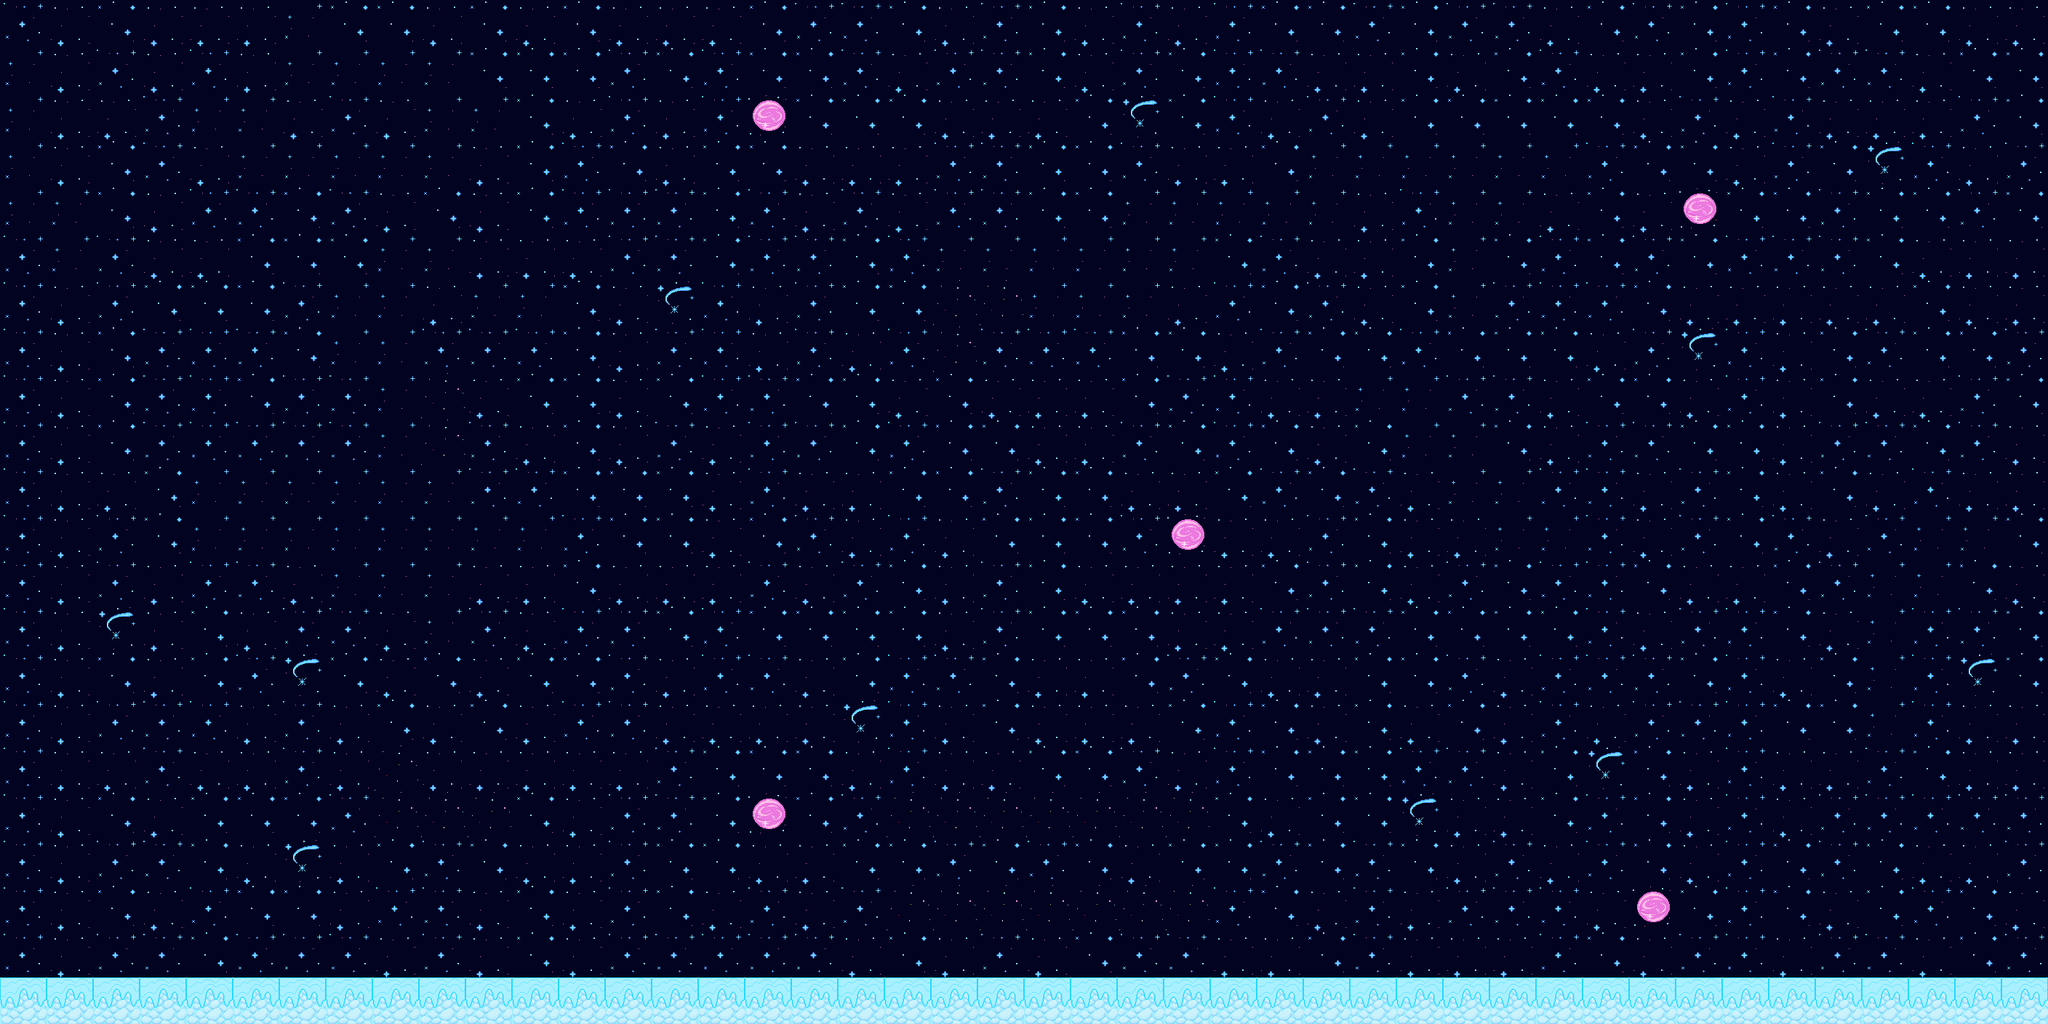

This game map was drawn from its Tiled (.tmx) file and the tilesets committed beside it. A one-line description and the trimmed map source follow:
An orthogonal 44x22 tile map with 64x64 px tiles, 2 tile layers (Background, Ground), 2 tilesets and 33 objects.

<map version="1.8" tiledversion="1.8.4" orientation="orthogonal" renderorder="right-down" width="44" height="22" tilewidth="64" tileheight="64" infinite="0" nextlayerid="7" nextobjectid="161">
 <editorsettings>
  <export target="level13.json" format="json" />
 </editorsettings>
 <properties>
  <property name="name" value="Act 13: Horton and Newton Revengeance" />
 </properties>
 <tileset firstgid="1" name="ground_tileset" tilewidth="64" tileheight="64" tilecount="50" columns="10">
  <image source="../tilesets/ground_tileset.png" width="640" height="320" />
  <tile id="1" type="food" />
  <tile id="3" type="player" />
 </tileset>
 <tileset firstgid="51" name="cats" tilewidth="256" tileheight="256" tilecount="11" columns="0">
  <grid orientation="orthogonal" width="1" height="1" />
  <tile id="0" type="biscuit">
   <properties>
    <property name="movesLeft" type="int" value="2" />
   </properties>
   <image width="215" height="53" source="../tilesets/cats_tileset/biscuit.png" />
  </tile>
  <tile id="1" type="clyde">
   <properties>
    <property name="movesLeft" type="int" value="2" />
   </properties>
   <image width="152" height="60" source="../tilesets/cats_tileset/clyde.png" />
  </tile>
  <tile id="3" type="horton">
   <properties>
    <property name="movesLeft" type="int" value="2" />
   </properties>
   <image width="256" height="256" source="../tilesets/cats_tileset/horton.png" />
  </tile>
  <tile id="4" type="hubert">
   <properties>
    <property name="end_scale" type="float" value="1" />
    <property name="init_scale" type="float" value="1" />
    <property name="movesLeft" type="int" value="2" />
   </properties>
   <image width="75" height="204" source="../tilesets/cats_tileset/hubert.png" />
  </tile>
  <tile id="5" type="jasmine">
   <properties>
    <property name="movesLeft" type="int" value="2" />
   </properties>
   <image width="75" height="204" source="../tilesets/cats_tileset/jasmine.png" />
  </tile>
  <tile id="6" type="luna">
   <properties>
    <property name="movesLeft" type="int" value="0" />
   </properties>
   <image width="128" height="64" source="../tilesets/cats_tileset/luna.png" />
  </tile>
  <tile id="7" type="newton">
   <properties>
    <property name="movesLeft" type="int" value="2" />
   </properties>
   <image width="128" height="64" source="../tilesets/cats_tileset/newton.png" />
  </tile>
  <tile id="8" type="quinn">
   <properties>
    <property name="movesLeft" type="int" value="2" />
   </properties>
   <image width="127" height="85" source="../tilesets/cats_tileset/quinn.png" />
  </tile>
  <tile id="2" type="davinci">
   <properties>
    <property name="movesLeft" type="int" value="0" />
   </properties>
   <image width="58" height="129" source="../tilesets/cats_tileset/davinci.png" />
  </tile>
  <tile id="9" type="dreda">
   <properties>
    <property name="movesLeft" type="int" value="2" />
   </properties>
   <image width="204" height="50" source="../tilesets/cats_tileset/dreda.png" />
  </tile>
  <tile id="10" type="tigra">
   <properties>
    <property name="movesLeft" value="2" />
   </properties>
   <image width="128" height="64" source="../tilesets/cats_tileset/tigra.png" />
  </tile>
 </tileset>
 <layer id="5" name="Background" width="44" height="22">
  <data>[968 cells, 968 non-empty, 7 distinct tile ids]</data>
 </layer>
 <objectgroup id="6" name="Displays" />
 <layer id="1" name="Ground" width="44" height="22">
  <data>[968 cells, 44 non-empty, 1 distinct tile ids]</data>
 </layer>
 <objectgroup id="2" name="Food">
  <object id="152" gid="2" x="384" y="576" width="64" height="64" />
  <object id="153" gid="2" x="384" y="1152" width="64" height="64" />
  <object id="154" gid="2" x="256" y="896" width="64" height="64" />
  <object id="155" gid="2" x="256" y="320" width="64" height="64" />
  <object id="156" gid="2" x="896" y="1088" width="64" height="64" />
  <object id="157" gid="2" x="1408" y="512" width="64" height="64" />
  <object id="158" gid="2" x="1984" y="384" width="64" height="64" />
  <object id="159" gid="2" x="2304" y="384" width="64" height="64" />
  <object id="160" gid="2" x="1728" y="448" width="64" height="64" />
 </objectgroup>
 <objectgroup id="3" name="Cats">
  <object id="48" gid="57" x="37" y="1309" width="132" height="65" />
  <object id="129" gid="54" x="559.784" y="1344" width="256" height="256">
   <properties>
    <property name="movesLeft" type="int" value="1" />
   </properties>
  </object>
  <object id="130" gid="54" x="559.784" y="1088" width="256" height="256">
   <properties>
    <property name="movesLeft" type="int" value="0" />
   </properties>
  </object>
  <object id="131" gid="54" x="0" y="1088" width="256" height="256">
   <properties>
    <property name="movesLeft" type="int" value="0" />
   </properties>
  </object>
  <object id="132" gid="54" x="0" y="832" width="256" height="256">
   <properties>
    <property name="movesLeft" type="int" value="0" />
   </properties>
  </object>
  <object id="133" gid="54" x="0" y="576" width="256" height="256">
   <properties>
    <property name="movesLeft" type="int" value="0" />
   </properties>
  </object>
  <object id="134" gid="54" x="559.784" y="832" width="256" height="256">
   <properties>
    <property name="movesLeft" type="int" value="0" />
   </properties>
  </object>
  <object id="135" gid="54" x="559.784" y="576" width="256" height="256">
   <properties>
    <property name="movesLeft" type="int" value="0" />
   </properties>
  </object>
  <object id="136" gid="54" x="0" y="320" width="256" height="256">
   <properties>
    <property name="movesLeft" type="int" value="2" />
   </properties>
  </object>
  <object id="137" gid="54" x="868.22" y="1344" width="256" height="256" />
  <object id="138" gid="61" x="256" y="128" width="128" height="64">
   <properties>
    <property name="movesLeft" value="0" />
   </properties>
  </object>
  <object id="140" gid="61" x="384" y="128" width="128" height="64">
   <properties>
    <property name="movesLeft" value="0" />
   </properties>
  </object>
  <object id="141" gid="61" x="512" y="128" width="128" height="64">
   <properties>
    <property name="movesLeft" value="0" />
   </properties>
  </object>
  <object id="142" gid="61" x="640" y="128" width="128" height="64">
   <properties>
    <property name="movesLeft" value="1" />
   </properties>
  </object>
  <object id="143" gid="61" x="768" y="128" width="128" height="64">
   <properties>
    <property name="movesLeft" value="0" />
   </properties>
  </object>
  <object id="144" gid="61" x="194.457" y="1326.79" width="128" height="64">
   <properties>
    <property name="movesLeft" value="2" />
   </properties>
  </object>
  <object id="145" gid="61" x="1472" y="576" width="128" height="64" />
  <object id="146" gid="61" x="1344" y="576" width="128" height="64" />
  <object id="147" gid="58" x="1728" y="256" width="128" height="64" />
  <object id="148" gid="58" x="2048" y="768" width="128" height="64" />
  <object id="149" gid="58" x="2240" y="512" width="128" height="64" />
  <object id="150" gid="58" x="1920" y="448" width="128" height="64" />
  <object id="151" gid="58" x="1024" y="128" width="128" height="64" />
 </objectgroup>
 <objectgroup id="4" name="Player">
  <object id="46" gid="4" x="65.3333" y="1239.67" width="64" height="64" />
 </objectgroup>
</map>
